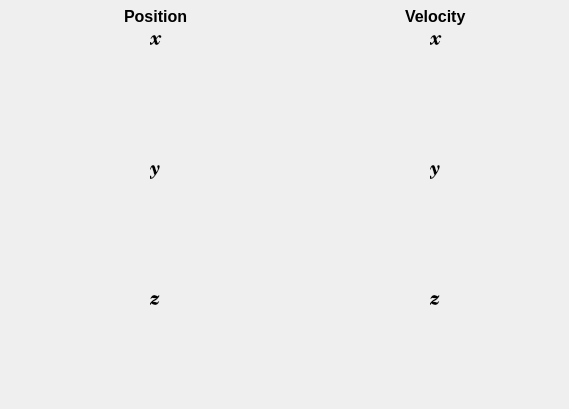
    <widget class="QWidget" name="tab">
     <attribute name="title">
      <string>Local Position</string>
     </attribute>
     <widget class="QCustomPlot" name="widget_p_z" native="true">
      <property name="geometry">
       <rect>
        <x>20</x>
        <y>290</y>
        <width>260</width>
        <height>110</height>
       </rect>
      </property>
      <widget class="QLabel" name="label_5">
       <property name="geometry">
        <rect>
         <x>130</x>
         <y>0</y>
         <width>16</width>
         <height>21</height>
        </rect>
       </property>
       <property name="font">
        <font>
         <family>Century Schoolbook L</family>
         <pointsize>15</pointsize>
         <weight>75</weight>
         <italic>true</italic>
         <bold>true</bold>
        </font>
       </property>
       <property name="text">
        <string>z</string>
       </property>
      </widget>
     </widget>
     <widget class="QCustomPlot" name="widget_p_y" native="true">
      <property name="geometry">
       <rect>
        <x>20</x>
        <y>160</y>
        <width>260</width>
        <height>110</height>
       </rect>
      </property>
      <widget class="QLabel" name="label_10">
       <property name="geometry">
        <rect>
         <x>130</x>
         <y>0</y>
         <width>16</width>
         <height>20</height>
        </rect>
       </property>
       <property name="font">
        <font>
         <family>Century Schoolbook L</family>
         <pointsize>15</pointsize>
         <weight>75</weight>
         <italic>true</italic>
         <bold>true</bold>
        </font>
       </property>
       <property name="text">
        <string>y</string>
       </property>
      </widget>
     </widget>
     <widget class="QCustomPlot" name="widget_p_x" native="true">
      <property name="geometry">
       <rect>
        <x>20</x>
        <y>30</y>
        <width>260</width>
        <height>110</height>
       </rect>
      </property>
      <widget class="QLabel" name="label_7">
       <property name="geometry">
        <rect>
         <x>130</x>
         <y>0</y>
         <width>16</width>
         <height>21</height>
        </rect>
       </property>
       <property name="font">
        <font>
         <family>Century Schoolbook L</family>
         <pointsize>15</pointsize>
         <weight>75</weight>
         <italic>true</italic>
         <bold>true</bold>
        </font>
       </property>
       <property name="text">
        <string>x</string>
       </property>
      </widget>
     </widget>
     <widget class="QCustomPlot" name="widget_v_z" native="true">
      <property name="geometry">
       <rect>
        <x>300</x>
        <y>290</y>
        <width>260</width>
        <height>110</height>
       </rect>
      </property>
      <widget class="QLabel" name="label_9">
       <property name="geometry">
        <rect>
         <x>130</x>
         <y>0</y>
         <width>16</width>
         <height>21</height>
        </rect>
       </property>
       <property name="font">
        <font>
         <family>Century Schoolbook L</family>
         <pointsize>15</pointsize>
         <weight>75</weight>
         <italic>true</italic>
         <bold>true</bold>
        </font>
       </property>
       <property name="text">
        <string>z</string>
       </property>
      </widget>
     </widget>
     <widget class="QCustomPlot" name="widget_v_y" native="true">
      <property name="geometry">
       <rect>
        <x>300</x>
        <y>160</y>
        <width>260</width>
        <height>110</height>
       </rect>
      </property>
      <widget class="QLabel" name="label_4">
       <property name="geometry">
        <rect>
         <x>130</x>
         <y>0</y>
         <width>16</width>
         <height>21</height>
        </rect>
       </property>
       <property name="font">
        <font>
         <family>Century Schoolbook L</family>
         <pointsize>15</pointsize>
         <weight>75</weight>
         <italic>true</italic>
         <bold>true</bold>
        </font>
       </property>
       <property name="text">
        <string>y</string>
       </property>
      </widget>
     </widget>
     <widget class="QCustomPlot" name="widget_v_x" native="true">
      <property name="geometry">
       <rect>
        <x>300</x>
        <y>30</y>
        <width>260</width>
        <height>110</height>
       </rect>
      </property>
      <widget class="QLabel" name="label_3">
       <property name="geometry">
        <rect>
         <x>130</x>
         <y>0</y>
         <width>16</width>
         <height>21</height>
        </rect>
       </property>
       <property name="font">
        <font>
         <family>Century Schoolbook L</family>
         <pointsize>15</pointsize>
         <weight>75</weight>
         <italic>true</italic>
         <bold>true</bold>
        </font>
       </property>
       <property name="text">
        <string>x</string>
       </property>
      </widget>
     </widget>
     <widget class="QLabel" name="label_20">
      <property name="geometry">
       <rect>
        <x>124</x>
        <y>8</y>
        <width>71</width>
        <height>17</height>
       </rect>
      </property>
      <property name="font">
       <font>
        <pointsize>12</pointsize>
        <weight>75</weight>
        <bold>true</bold>
       </font>
      </property>
      <property name="text">
       <string>Position</string>
      </property>
     </widget>
     <widget class="QLabel" name="label_21">
      <property name="geometry">
       <rect>
        <x>405</x>
        <y>8</y>
        <width>71</width>
        <height>17</height>
       </rect>
      </property>
      <property name="font">
       <font>
        <pointsize>12</pointsize>
        <weight>75</weight>
        <bold>true</bold>
       </font>
      </property>
      <property name="text">
       <string>Velocity</string>
      </property>
     </widget>
    </widget>
